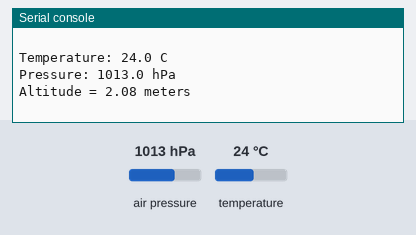
Bench run of a program on a simulated CircuitPython board. Parts: the last lines printed to the serial console. The test bench sets the inputs (shaded band); at power-on: air pressure 1013 hPa, temperature 24 °C.

Above: at 1.2 s.
1.3 s: air pressure set to 952 hPa
At 2.6 s:
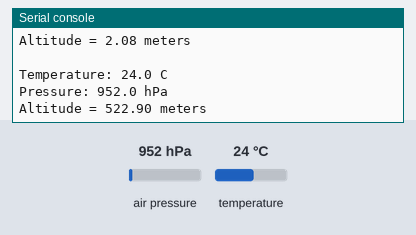
2.8 s: temperature set to 12 °C
At 4.2 s:
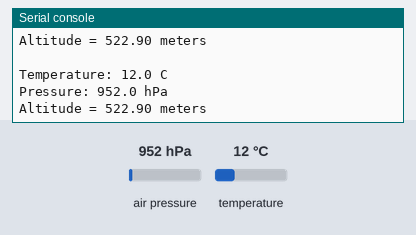
4.3 s: air pressure set to 975 hPa
At 7.3 s:
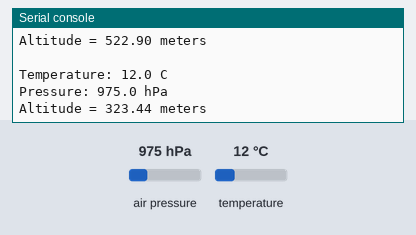
Timing chart, 0 to 8.8 s (numbered marks = the images above; inputs shaded):
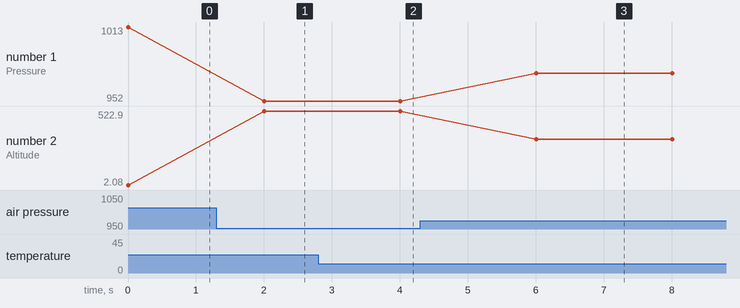

Measured:
- after the input at 1.3 s, the serial console: prints a new line after 0.70 s (image 1)
- after the input at 2.8 s, the serial console: prints a new line after 1.2 s (image 2)
- after the input at 4.3 s, the serial console: prints a new line after 1.7 s (image 3)
- plotted number 1: 1013 → 952 after the input at 1.3 s, 952 → 975 after the input at 4.3 s
- plotted number 2: 2.08 → 522.9 after the input at 1.3 s, 522.9 → 323.44 after the input at 4.3 s

The program:

Pressure.py
```python
# Pressure sensor
# BMP280 sensor on ENV IV Board from M5 Stack (https://docs.m5stack.com/en/unit/ENV%E2%85%A3%20Unit)
# I2C Channel 0x76
# Adafruit CircuitPython library

import time
import board
# import digitalio # For use with SPI
import adafruit_bmp280

i2c_channel = 0x76

# Create sensor object, communicating over the board's default I2C bus
i2c = board.I2C()   # uses board.SCL and board.SDA
bmp280 = adafruit_bmp280.Adafruit_BMP280_I2C(i2c, i2c_channel)

# OR Create sensor object, communicating over the board's default SPI bus
# spi = board.SPI()
# bmp_cs = digitalio.DigitalInOut(board.D10)
# bmp280 = adafruit_bmp280.Adafruit_BMP280_SPI(spi, bmp_cs)

# change this to match the location's pressure (hPa) at sea level
bmp280.sea_level_pressure = 1013.25

def getTemperaturePressureBMP280():
    temperature = bmp280.temperature
    pressure = bmp280.pressure
    return temperature, pressure

def test():
    while True:
        print("\nTemperature: %0.1f C" % bmp280.temperature)
        print("Pressure: %0.1f hPa" % bmp280.pressure)
        print("Altitude = %0.2f meters" % bmp280.altitude)
        time.sleep(2)

if __name__ == "__main__":
    test()
```
